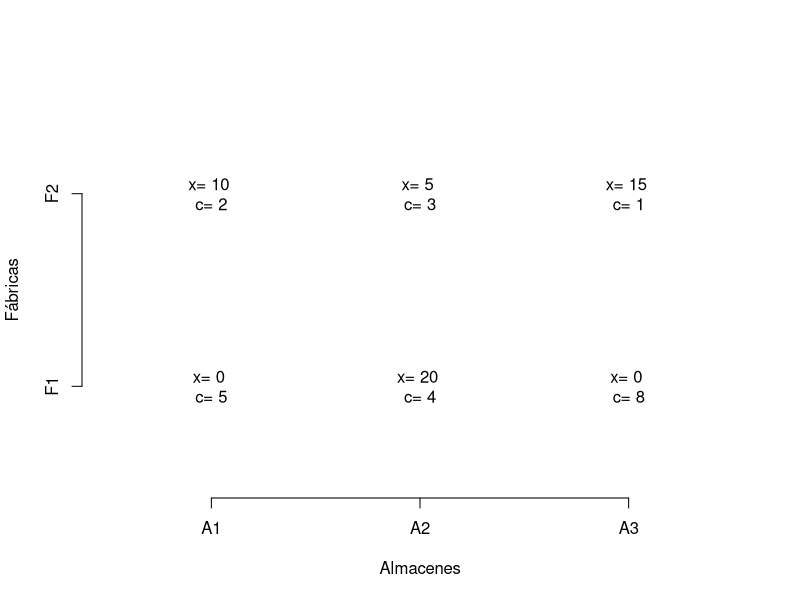

Write the R code that produced this figure.
# Datos
costos <- matrix(c(2,3,1,5,4,8), nrow=2, byrow=TRUE)
oferta <- c(30,20)
demanda <- c(10,25,15)
sol <- matrix(0, nrow=2, ncol=3)

# Método de costo mínimo
while(sum(oferta) > 0 && sum(demanda) > 0){
  costos_temp <- costos
  costos_temp[oferta==0, ] <- Inf
  costos_temp[, demanda==0] <- Inf
  pos <- which(costos_temp == min(costos_temp), arr.ind=TRUE)[1,]
  i <- pos[1]; j <- pos[2]
  asignar <- min(oferta[i], demanda[j])
  sol[i,j] <- asignar
  oferta[i] <- oferta[i] - asignar
  demanda[j] <- demanda[j] - asignar
}

# Mostrar resultados en consola
print("Ejercicio 2 - Matriz de asignación óptima:")
print(sol)
costo_total <- sum(sol*costos)
print(paste("Costo mínimo =", costo_total))

# Gráfico seguro tipo tabla
n_filas <- nrow(sol)
n_col <- ncol(sol)

# Crear plano vacío
plot(c(0.5, n_col+0.5), c(0.5, n_filas+0.5), type="n", xlab="Almacenes", ylab="Fábricas",
     xaxt='n', yaxt='n', bty='n')

# Etiquetas de ejes
axis(1, at=1:n_col, labels=paste0("A",1:n_col))
axis(2, at=1:n_filas, labels=paste0("F",1:n_filas))

# Dibujar valores x y costos
for(i in 1:n_filas){
  for(j in 1:n_col){
    text(j, n_filas+1-i, paste("x=", sol[i,j], "\nc=", costos[i,j]))
  }
}
